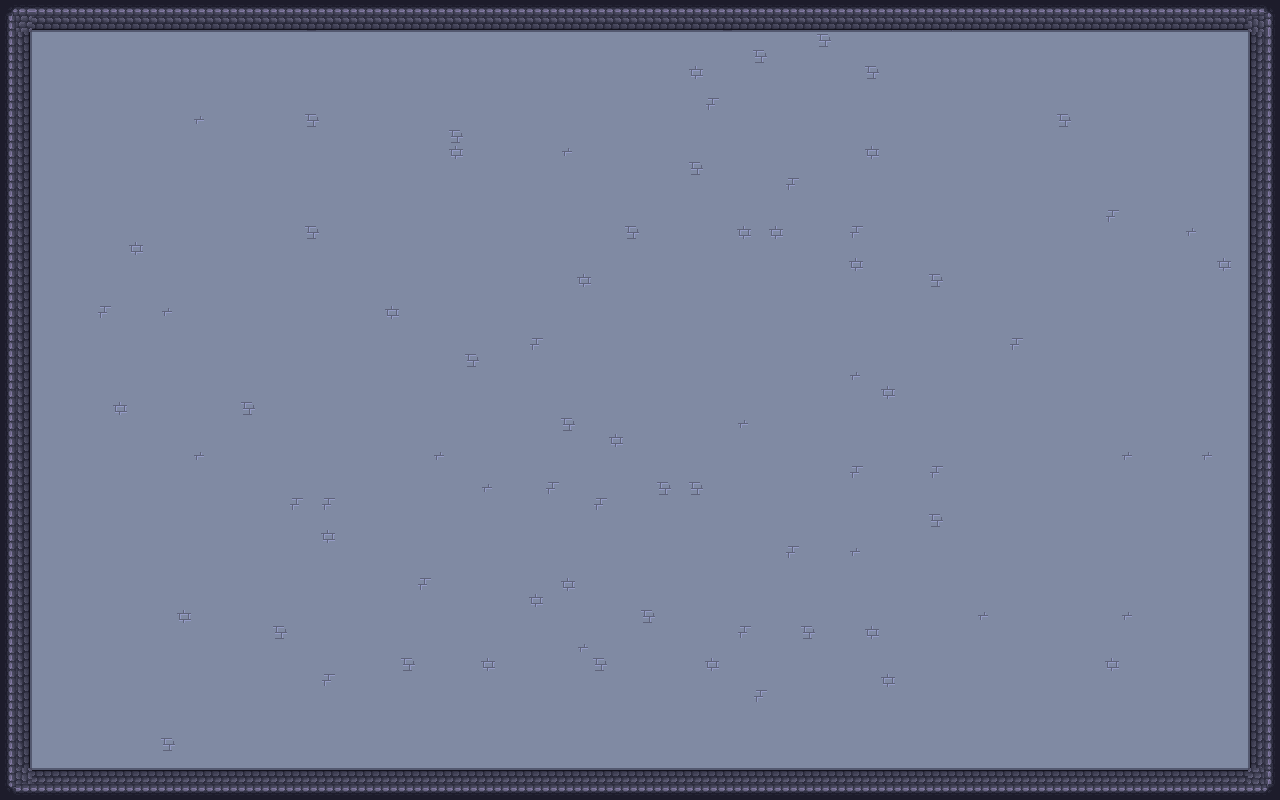

This game map was drawn from its Tiled (.tmx) file and the tilesets committed beside it. A one-line description and the trimmed map source follow:
An orthogonal 80x50 tile map with 16x16 px tiles, 2 tile layers (floor, walls) and 6 objects (Boss, Player).

<map version="1.10" tiledversion="1.11.2" orientation="orthogonal" renderorder="right-down" width="80" height="50" tilewidth="16" tileheight="16" infinite="0" nextlayerid="5" nextobjectid="10">
 <tileset firstgid="1" source="../../walls_floor.tsx" />
 <layer id="2" name="floor" width="80" height="50">
  <data>[4000 cells, 4000 non-empty, 5 distinct tile ids]</data>
 </layer>
 <layer id="1" name="walls" width="80" height="50">
  <data>[4000 cells, 504 non-empty, 5 distinct tile ids]</data>
 </layer>
 <objectgroup id="3" name="collisions">
  <object id="2" x="0" y="0" width="1280" height="32" />
  <object id="3" x="0" y="768" width="1280" height="32" />
  <object id="4" x="1248" y="32" width="32" height="736" />
  <object id="6" x="0" y="32" width="32" height="736" />
 </objectgroup>
 <objectgroup id="4" name="entities">
  <object id="8" name="Boss" x="635.756" y="281.692">
   <point />
  </object>
  <object id="9" name="Player" x="637.333" y="657.333">
   <point />
  </object>
 </objectgroup>
</map>
